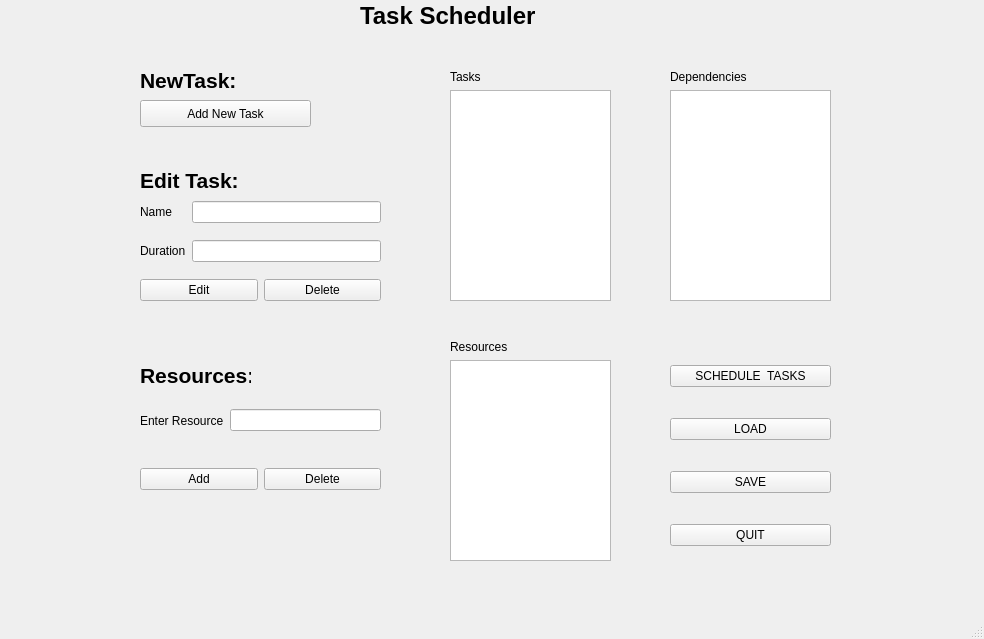
<?xml version="1.0" encoding="UTF-8"?>
<ui version="4.0">
 <class>MainWindow</class>
 <widget class="QMainWindow" name="MainWindow">
  <property name="geometry">
   <rect>
    <x>0</x>
    <y>0</y>
    <width>984</width>
    <height>639</height>
   </rect>
  </property>
  <property name="windowTitle">
   <string>MainWindow</string>
  </property>
  <widget class="QWidget" name="centralwidget">
   <widget class="QPushButton" name="NewTaskButton">
    <property name="geometry">
     <rect>
      <x>140</x>
      <y>100</y>
      <width>171</width>
      <height>27</height>
     </rect>
    </property>
    <property name="text">
     <string>Add New Task</string>
    </property>
   </widget>
   <widget class="QWidget" name="layoutWidget">
    <property name="geometry">
     <rect>
      <x>140</x>
      <y>190</y>
      <width>241</width>
      <height>85</height>
     </rect>
    </property>
    <layout class="QGridLayout" name="gridLayout">
     <item row="0" column="0">
      <widget class="QLabel" name="label">
       <property name="text">
        <string>Name</string>
       </property>
      </widget>
     </item>
     <item row="0" column="1">
      <widget class="QLineEdit" name="NameText"/>
     </item>
     <item row="1" column="1">
      <widget class="QLineEdit" name="DurationText"/>
     </item>
     <item row="1" column="0">
      <widget class="QLabel" name="label_2">
       <property name="text">
        <string>Duration</string>
       </property>
      </widget>
     </item>
    </layout>
   </widget>
   <widget class="QWidget" name="horizontalLayoutWidget">
    <property name="geometry">
     <rect>
      <x>140</x>
      <y>270</y>
      <width>241</width>
      <height>41</height>
     </rect>
    </property>
    <layout class="QHBoxLayout" name="horizontalLayout_5">
     <item>
      <widget class="QPushButton" name="EditButton">
       <property name="text">
        <string>Edit</string>
       </property>
      </widget>
     </item>
     <item>
      <widget class="QPushButton" name="DeleteButton">
       <property name="text">
        <string>Delete</string>
       </property>
      </widget>
     </item>
    </layout>
   </widget>
   <widget class="QWidget" name="horizontalLayoutWidget_2">
    <property name="geometry">
     <rect>
      <x>140</x>
      <y>390</y>
      <width>241</width>
      <height>61</height>
     </rect>
    </property>
    <layout class="QHBoxLayout" name="horizontalLayout_6">
     <item>
      <widget class="QLabel" name="label_6">
       <property name="text">
        <string>Enter Resource</string>
       </property>
      </widget>
     </item>
     <item>
      <widget class="QLineEdit" name="ResourceText"/>
     </item>
    </layout>
   </widget>
   <widget class="QLabel" name="label_3">
    <property name="geometry">
     <rect>
      <x>140</x>
      <y>170</y>
      <width>101</width>
      <height>21</height>
     </rect>
    </property>
    <property name="font">
     <font>
      <pointsize>16</pointsize>
      <weight>75</weight>
      <bold>true</bold>
     </font>
    </property>
    <property name="text">
     <string>Edit Task:</string>
    </property>
   </widget>
   <widget class="QLabel" name="label_8">
    <property name="geometry">
     <rect>
      <x>140</x>
      <y>360</y>
      <width>111</width>
      <height>31</height>
     </rect>
    </property>
    <property name="font">
     <font>
      <pointsize>16</pointsize>
      <weight>75</weight>
      <bold>true</bold>
     </font>
    </property>
    <property name="text">
     <string>Resources:</string>
    </property>
   </widget>
   <widget class="QLabel" name="label_9">
    <property name="geometry">
     <rect>
      <x>360</x>
      <y>0</y>
      <width>181</width>
      <height>31</height>
     </rect>
    </property>
    <property name="font">
     <font>
      <pointsize>18</pointsize>
      <weight>75</weight>
      <bold>true</bold>
     </font>
    </property>
    <property name="text">
     <string>Task Scheduler</string>
    </property>
   </widget>
   <widget class="QLabel" name="label_10">
    <property name="geometry">
     <rect>
      <x>140</x>
      <y>70</y>
      <width>111</width>
      <height>21</height>
     </rect>
    </property>
    <property name="font">
     <font>
      <pointsize>16</pointsize>
      <weight>75</weight>
      <bold>true</bold>
     </font>
    </property>
    <property name="text">
     <string>NewTask:</string>
    </property>
   </widget>
   <widget class="QWidget" name="verticalLayoutWidget">
    <property name="geometry">
     <rect>
      <x>670</x>
      <y>340</y>
      <width>161</width>
      <height>231</height>
     </rect>
    </property>
    <layout class="QVBoxLayout" name="verticalLayout">
     <item>
      <widget class="QPushButton" name="CreateGraphButton">
       <property name="text">
        <string>SCHEDULE  TASKS</string>
       </property>
      </widget>
     </item>
     <item>
      <widget class="QPushButton" name="LoadFilesButton">
       <property name="text">
        <string>LOAD</string>
       </property>
      </widget>
     </item>
     <item>
      <widget class="QPushButton" name="SaveFilesButton">
       <property name="text">
        <string>SAVE</string>
       </property>
      </widget>
     </item>
     <item>
      <widget class="QPushButton" name="QuitButton">
       <property name="text">
        <string>QUIT</string>
       </property>
      </widget>
     </item>
    </layout>
   </widget>
   <widget class="QWidget" name="">
    <property name="geometry">
     <rect>
      <x>450</x>
      <y>70</y>
      <width>161</width>
      <height>231</height>
     </rect>
    </property>
    <layout class="QVBoxLayout" name="verticalLayout_2">
     <item>
      <widget class="QLabel" name="label_5">
       <property name="text">
        <string>Tasks</string>
       </property>
      </widget>
     </item>
     <item>
      <widget class="QListWidget" name="TaskListWidget"/>
     </item>
    </layout>
   </widget>
   <widget class="QWidget" name="verticalLayoutWidget_2">
    <property name="geometry">
     <rect>
      <x>670</x>
      <y>70</y>
      <width>161</width>
      <height>231</height>
     </rect>
    </property>
    <layout class="QVBoxLayout" name="verticalLayout_3">
     <item>
      <widget class="QLabel" name="label_4">
       <property name="text">
        <string>Dependencies</string>
       </property>
      </widget>
     </item>
     <item>
      <widget class="QListWidget" name="DependencyListWidget"/>
     </item>
    </layout>
   </widget>
   <widget class="QWidget" name="verticalLayoutWidget_3">
    <property name="geometry">
     <rect>
      <x>450</x>
      <y>340</y>
      <width>161</width>
      <height>221</height>
     </rect>
    </property>
    <layout class="QVBoxLayout" name="verticalLayout_4">
     <item>
      <widget class="QLabel" name="label_7">
       <property name="text">
        <string>Resources</string>
       </property>
      </widget>
     </item>
     <item>
      <widget class="QListWidget" name="ResourceListWidget"/>
     </item>
    </layout>
   </widget>
   <widget class="QWidget" name="layoutWidget">
    <property name="geometry">
     <rect>
      <x>140</x>
      <y>450</y>
      <width>241</width>
      <height>59</height>
     </rect>
    </property>
    <layout class="QHBoxLayout" name="horizontalLayout_4">
     <item>
      <widget class="QPushButton" name="AddResourceButton">
       <property name="text">
        <string>Add</string>
       </property>
      </widget>
     </item>
     <item>
      <widget class="QPushButton" name="DeleteResourceButton">
       <property name="text">
        <string>Delete</string>
       </property>
      </widget>
     </item>
    </layout>
   </widget>
   <zorder>layoutWidget</zorder>
   <zorder>NewTaskButton</zorder>
   <zorder>horizontalLayoutWidget</zorder>
   <zorder>horizontalLayoutWidget_2</zorder>
   <zorder>label_3</zorder>
   <zorder>label_8</zorder>
   <zorder>label_9</zorder>
   <zorder>label_10</zorder>
   <zorder>verticalLayoutWidget</zorder>
   <zorder></zorder>
   <zorder>verticalLayoutWidget_2</zorder>
   <zorder>verticalLayoutWidget_3</zorder>
   <zorder>layoutWidget</zorder>
  </widget>
  <widget class="QMenuBar" name="menubar">
   <property name="geometry">
    <rect>
     <x>0</x>
     <y>0</y>
     <width>984</width>
     <height>23</height>
    </rect>
   </property>
  </widget>
  <widget class="QStatusBar" name="statusbar"/>
 </widget>
 <resources/>
 <connections>
  <connection>
   <sender>NewTaskButton</sender>
   <signal>clicked()</signal>
   <receiver>NameText</receiver>
   <slot>clear()</slot>
   <hints>
    <hint type="sourcelabel">
     <x>199</x>
     <y>99</y>
    </hint>
    <hint type="destinationlabel">
     <x>205</x>
     <y>182</y>
    </hint>
   </hints>
  </connection>
 </connections>
</ui>
